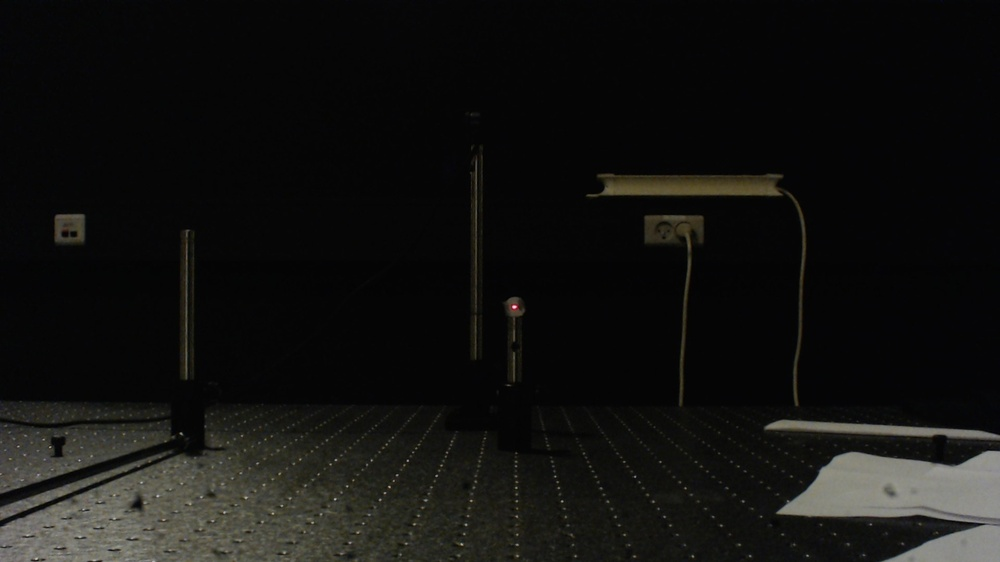
%> input picture Håndmålte billeder/b1.jpg, 1000 x 562 px, shrunk from 1920 x 1080 before the run; the run also reads 5 pictures not shown here
$ octave main.m   (GNU Octave 9; MATLAB toolbox functions it lacks are replaced by stand-ins)
%> lines starting %> are read from the running program, lines starting %| are printed output that depends on the picture; in (x1, y1, x2, y2) boxes, pixels count from 0 and x2, y2 are one past the last pixel; in counts of white or black regions, pixels touching at a corner belong together; the program's own positions count from 1
### locationDot.m
function [location_of_dot_x, location_of_dot_y] = locationDot(image)
%SUBMATRIX Summary of this function goes here. Author=Thor. The meaning of
%this function is that is finds the laser dot and estimate an x,y
%coordinate from one the pixels that belongs to the laser dot.

%   Detailed explanation goes here
% In order to find the laser dot  the picture is converted into the hsv
% format instead of the RGB format. After this the "mask" is created which
% find all the pixel that should belong to the laser dot. This is done by
% tweeking the parameters of hue and saturation. "mask" ending up been a
% logica matrix with 1 or 0 deping if the statement was satisfied or not.
% The next step is to find the first element in "mask" that is 1 and the
% take the x and y coordinate of this element.

% The next line is used for HSV
% hsv = rgb2hsv(image);
% figure()
% imshow(hsv);
%
% mask=[(hsv(:,:,1)>=0.91| hsv(:,:,1)==0)& (hsv(:,:,3)>=0.05) ] ;
% dot=mask.*hsv;
% figure()
% imshow(dot);

% The next line is used for RGB
mask=[image(:,:,1)>=10];


[location_of_dot_x,location_of_dot_y] = find(mask == 1,1,'first') ;%finding the first element that is equal to
% [13 lines of commented-out code are left out]


end

### subMatrix.m
function [subMatrix, offsetH, offsetW] = subMatrix(matrix,pointX,pointY,subMatrixW,subMatrixH)
%SUBMATRIX Summary of this function goes here. Author=Rasmus. Prime goal is
%to cut out a submatrix of the image that is inserted in the function. THis
%cut out will be centered around the x,y coordinated that 큛s put into the
%function.
%   Detailed explanation goes here

subMatrix = zeros(subMatrixH,subMatrixW);
yfrom = (pointY-floor(subMatrixH/2));
yto = (pointY+ceil(subMatrixH/2));
xfrom = (pointX-floor(subMatrixW/2));
xto = (pointX+ceil(subMatrixW/2));

subMatrix = matrix(yfrom:yto,xfrom:xto);

offsetH = pointY-floor(subMatrixH/2);
offsetW = pointX-floor(subMatrixW/2);
end

### midOfMass.m
function [midOfMass_H,midOfMass_W] = midOfMass(submatrix,Wsub,Hsub,offsetW,offsetH)
%SUBsubmatrix Author=Rasmus. The meaning of the function is to determinate the
%middel of the mass of the laser dot based on the subsubmatrix that is
%loaded into the funktion. NOTE!!! that it  calculated the middel of all
%the pixel in the submatrix, so unless that some threshold is added then
%this calculation will be slightly wrong.
%The outout of the funtion is the mddel of the mass in the height and in
%the width direction
%   Detailed explanation goes here

xsums = sum(submatrix,2);
ysums = sum(submatrix,1);

figure()
subplot(2,1,1)
bar(1:Wsub+1,ysums)
subplot(2,1,2)
bar(1:Hsub+1,xsums)

SUM = sum(xsums);
midOfMass_H = (sum(([1:Hsub+1]'.*xsums)')/SUM) + offsetH
midOfMass_W = (sum(([1:Wsub+1].*ysums))/SUM) + offsetW


end

### main.m
clear all;
close all;
clc;


original = imread('H錸dm錶te billeder\b1.jpg');
%> original is the input picture: size 562x1000x3 uint8; mean R, G, B 18.5, 18.4, 16.6

a = imread('Filtter billeder\Laser_off_Light_on_650mn_on_nd_0.4_set1_thor.jpg');
b = imread('Filtter billeder\Laser_off_Light_on_650mn_on_nd_off_set1_thor.jpg');
c = imread('Filtter billeder\Laser_on_Light_off_650mn_on_nd_0.4set1_thor.jpg');
d = imread('Filtter billeder\Laser_on_Light_on_650mn_on_nd_0.4set1_thor.jpg');
e = imread('Filtter billeder\Laser_on_Light_on_650mn_on_nd_off_set1_thor.jpg');
original=d;

figure()
imshow(original);
red = original(:,:,1);
green=original(:,:,2);
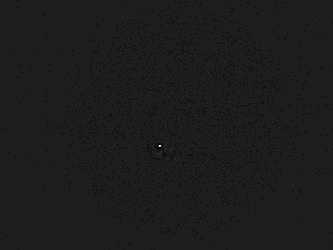
%> green: size 250x333 uint8; min 0, max 33, mean 3.9; drawn with min black and max white
blue=original(:,:,3);

figure()
imshow(red);


[location_of_dot_x, location_of_dot_y] = locationDot(original);
%> in locationDot, `mask=[image(:,:,1)>=10];`:
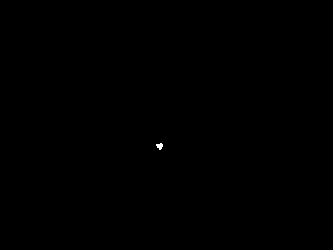
%> mask: size 250x333 logical; 0.04% white; 1 white region, box (x1, y1, x2, y2) and area: (156, 143, 163, 150) 32
%> in locationDot, `[location_of_dot_x,location_of_dot_y] = find(mask == 1,1,'first') ;`: location_of_dot_x = 145; location_of_dot_y = 157
%> location_of_dot_x = 145; location_of_dot_y = 157


Wsub = 30;
Hsub = 20;

[submatrix_red,offsetH_r,offsetW_r] = subMatrix(red,location_of_dot_y,location_of_dot_x,Wsub,Hsub)
%> in subMatrix, `yfrom = (pointY-floor(subMatrixH/2));`: yfrom = 135
%> in subMatrix, `yto = (pointY+ceil(subMatrixH/2));`: yto = 155
%> in subMatrix, `xfrom = (pointX-floor(subMatrixW/2));`: xfrom = 142
%> in subMatrix, `xto = (pointX+ceil(subMatrixW/2));`: xto = 172
%> in subMatrix, `subMatrix = matrix(yfrom:yto,xfrom:xto);`:
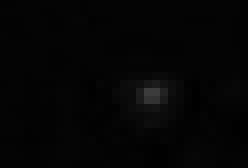
%> subMatrix: size 21x31 uint8 (shown 8 times larger); min 0, max 60, mean 4.6
%> in subMatrix, `offsetH = pointY-floor(subMatrixH/2);`: offsetH = 135
%> in subMatrix, `offsetW = pointX-floor(subMatrixW/2);`: offsetW = 142
%> offsetH_r = 135; offsetW_r = 142
[submatrix_green,offsetH_g,offsetW_g] = subMatrix(green,location_of_dot_y,location_of_dot_x,Wsub,Hsub)
%> call 2 of subMatrix, with pointX = 157, pointY = 145, subMatrixW = 30, subMatrixH = 20
%> in subMatrix (call 2), `subMatrix = matrix(yfrom:yto,xfrom:xto);`:
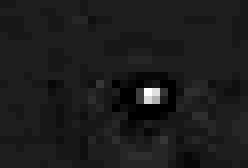
%> subMatrix: size 21x31 uint8 (shown 8 times larger); min 0, max 33, mean 3.7; drawn with min black and max white
%> offsetH_g = 135; offsetW_g = 142
[submatrix_blue,offsetH_b,offsetW_b] = subMatrix(blue,location_of_dot_y,location_of_dot_x,Wsub,Hsub)
%> offsetH_b = 135; offsetW_b = 142

hsv = rgb2hsv(original);
%> hsv: size 250x333x3 double; mean H, S, V 0.667, 0.342, 0.0231
[submatrix_hsv,offsetH_b,offsetW_b] = subMatrix(hsv(:,:,3),location_of_dot_y,location_of_dot_x,Wsub,Hsub)
%> call 4 of subMatrix, with pointX = 157, pointY = 145, subMatrixW = 30, subMatrixH = 20
%> in subMatrix (call 4), `subMatrix = matrix(yfrom:yto,xfrom:xto);`:
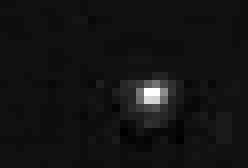
%> subMatrix: size 21x31 double (shown 8 times larger); min 0.00784, max 0.235, mean 0.0257; drawn with min black and max white
%
figure(7)
imshow(submatrix_red);


mask=[submatrix_hsv>=0.05 ] ;
%> mask: size 21x31 logical; 3.1% white; 2 white regions (2 under 20 px)
hsv_cut=mask.*submatrix_hsv;
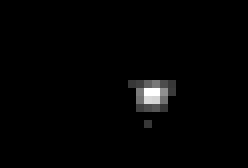
%> hsv_cut: size 21x31 double (shown 8 times larger); min 0, max 0.235, mean 0.00326; drawn with min black and max white

figure(8)
imshow(hsv_cut);


[midOfMass_H,midOfMass_W] = midOfMass(hsv_cut,Wsub,Hsub,offsetW_r,offsetH_r)
%> in midOfMass, `xsums = sum(submatrix,2);`: xsums = 21 values, max 0.773 at index 12, min 0 at index 1, mean 0.101
%> in midOfMass, `ysums = sum(submatrix,1);`: ysums = 31 values, max 0.647 at index 19, min 0 at index 1, mean 0.0684
%> in midOfMass, `SUM = sum(xsums);`: SUM = 2.12
%> in midOfMass, `midOfMass_H = (sum(([1:Hsub+1]'.*xsums)')/SUM) + offsetH`: midOfMass_H = 147.4
%> in midOfMass, `midOfMass_W = (sum(([1:Wsub+1].*ysums))/SUM) + offsetW`: midOfMass_W = 161.6
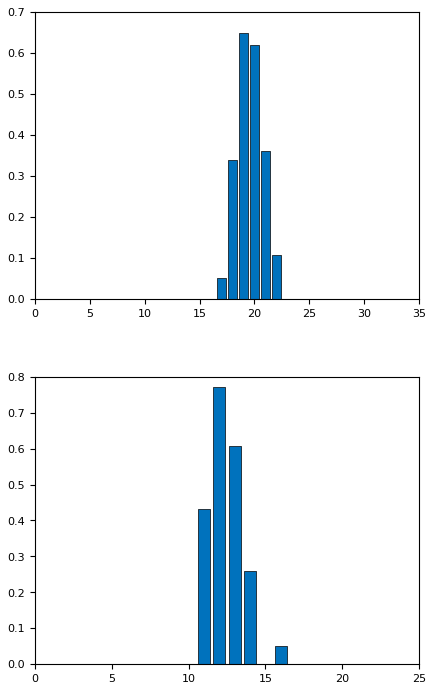
%> figure redrawn from the program's plot data, 2 panels; panel 1: tallest bar 0.647 high, from x = 18.6 to 19.4; panel 2: tallest bar 0.773 high, from x = 11.6 to 12.4
%> midOfMass_H = 147.4; midOfMass_W = 161.6

% [11 lines of commented-out code are left out]
